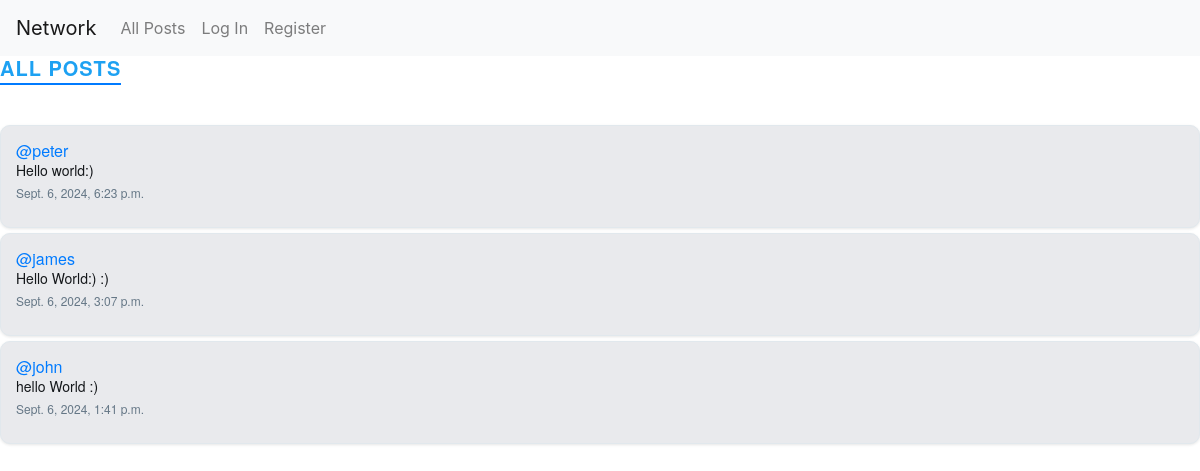
Before: /?page=2 with the older database file.
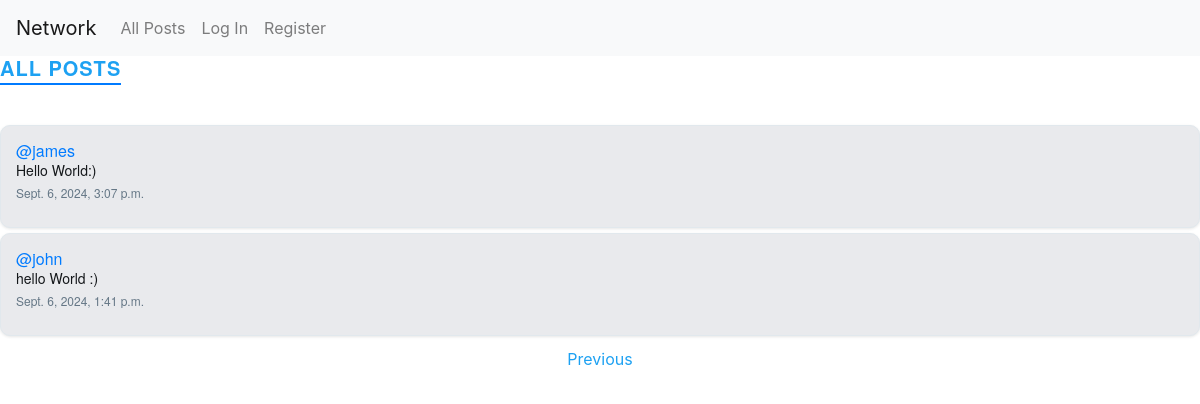
After: the same page with the newer database file.
### network/models.py (models this page shows, shortened)
class Post(models.Model):
    content = models.CharField(max_length=260)
    user = models.ForeignKey(User, on_delete=models.CASCADE, related_name="author")
    date = models.DateTimeField(auto_now_add=True)
    likes = models.ManyToManyField(User, related_name='liked_posts')  # ManyToManyField for likes
    like_count = models.PositiveIntegerField(default=0)

class User(AbstractUser):
    pass

### network/views.py (the view)
# urls.py: path("", views.index, name="index"),
def index(request):
    allPosts = Post.objects.all().order_by("-id")
    paginator = Paginator(allPosts, 10)
    page_number = request.GET.get('page')
    posts_of_the_page = paginator.get_page(page_number)
    allLikes = Like.objects.all()
    whoYouLiked = []
    if request.user.is_authenticated:
        whoYouLiked = list(request.user.liked_posts.values_list('id', flat=True))
        for like in allLikes:
            if like.user.id == request.user.id:
                whoYouLiked.append(like.post.id)
    return render(request, "network/index.html", {
        "allPosts": allPosts,
        "posts_of_the_page": posts_of_the_page,
        "whoYouLiked": whoYouLiked
    })

### network/templates/network/index.html (shortened to what this page needs)
{% extends "network/layout.html" %}
{% block body %}
<h3>All Posts</h3>
<div class="all-posts">
    {% for post in posts_of_the_page %}
    <div class="cols post" class="post-container" style="position: relative" id="post-{{ post.id }}">
        <h5 class="username"><a href="{% url 'profile' user_id=post.user.id %}">@{{ post.user }}</a></h5>
        <h6 class="content" id="content_{{ post.id }}">{{ post.content }}</h6>
        <p class="date">{{ post.date }}</p>
    </div>
    {% endfor %}
</div>
<nav aria-label="Page navigation example">
    <ul class="pagination d-flex justify-content-center">
        {% if posts_of_the_page.has_previous %}
        <li class="page-item"><a class="page-link"
                href="?page={{ posts_of_the_page.previous_page_number }}">Previous</a></li>
        {% endif %}
    </ul>
</nav>
{% endblock %}

Changed rows visible on the page:
removed Post: user "peter", content "Hello world:)", date "Sept. 6, 2024, 6:23 p.m."
changed Post "james": content "Hello World:) :)" → "Hello World:)"
Other visible differences:
text now shown: "Previous"
